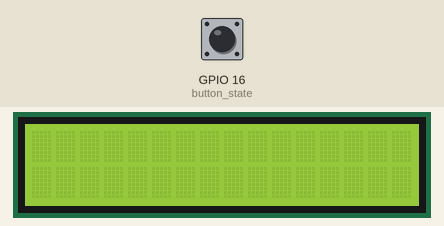
Simulated run of this program. Board: Raspberry Pi (BCM pin numbers). On the bench: 16×2 character LCD. The inputs (shaded band) are chosen by the test bench; at power-on: GPIO 16 (button_state) HIGH. Library files of the repository ran but are not shown: I2C_LCD_driver.py.

Above: at 1.4 s.
1.5 s: GPIO 16 (button_state) pulled LOW for 0.15 s
At 1.9 s:
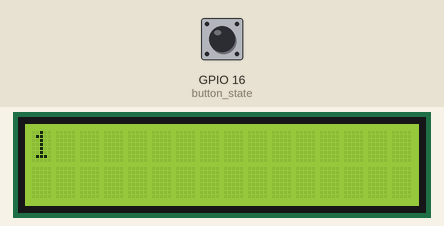
Timing chart, 0 to 4.5 s (numbered marks = the images above; inputs shaded):
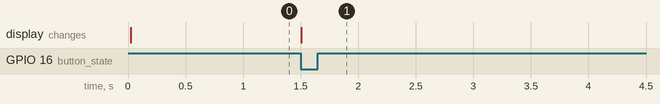

The program:

button_answer.py
```python
import RPi.GPIO as GPIO
import I2C_LCD_driver
import time

GPIO.setmode(GPIO.BCM)
GPIO.setup(16, GPIO.IN, pull_up_down = GPIO.PUD_UP)

mylcd = I2C_LCD_driver.lcd()

try:
    flag = False
    while True:
        button_state = GPIO.input(16)
        if button_state == False:
            if flag:
                flag = False
            else:
                flag = True
        if flag:
            mylcd.lcd_display_string("1", 1)
            time.sleep(0.2)

except KeyboardInterrupt:
    GPIO.cleanup()
```

Measured:
- after the input at 1.5 s, the display: changes at once (image 1)
